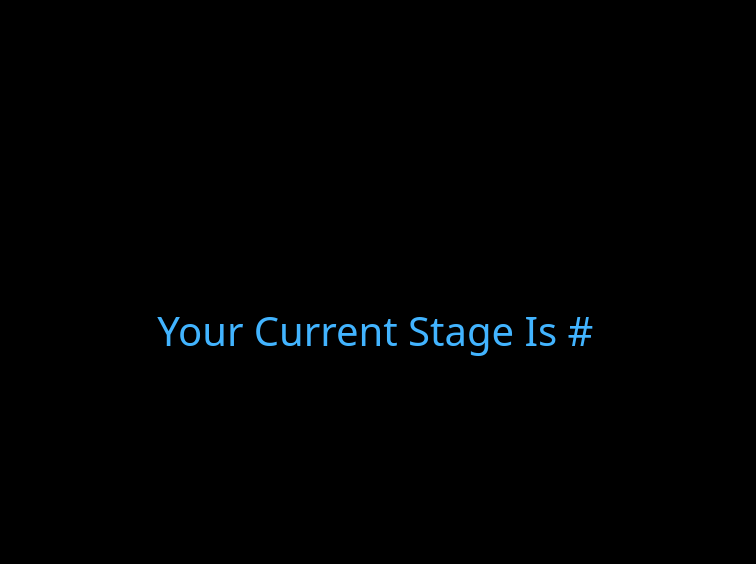
<?xml version="1.0" encoding="UTF-8"?>
<ui version="4.0">
 <class>ScoreWidget</class>
 <widget class="QWidget" name="ScoreWidget">
  <property name="geometry">
   <rect>
    <x>0</x>
    <y>0</y>
    <width>756</width>
    <height>564</height>
   </rect>
  </property>
  <property name="windowTitle">
   <string>Form</string>
  </property>
  <property name="styleSheet">
   <string notr="true">QWidget[objectName|=&quot;invisibleButton&quot;]{border: none; }
QWidget{font-family: Tamworth Gothic}</string>
  </property>
  <widget class="QLabel" name="blackBackgroundLabel">
   <property name="geometry">
    <rect>
     <x>0</x>
     <y>0</y>
     <width>756</width>
     <height>564</height>
    </rect>
   </property>
   <property name="styleSheet">
    <string notr="true">background: black;</string>
   </property>
   <property name="text">
    <string/>
   </property>
  </widget>
  <widget class="QLabel" name="titleLabel">
   <property name="geometry">
    <rect>
     <x>0</x>
     <y>40</y>
     <width>751</width>
     <height>131</height>
    </rect>
   </property>
   <property name="palette">
    <palette>
     <active/>
     <inactive/>
     <disabled/>
    </palette>
   </property>
   <property name="font">
    <font>
     <family>Tamworth Gothic</family>
     <pointsize>30</pointsize>
    </font>
   </property>
   <property name="text">
    <string>Your Current Stage Is #</string>
   </property>
   <property name="alignment">
    <set>Qt::AlignCenter</set>
   </property>
   <property name="wordWrap">
    <bool>true</bool>
   </property>
  </widget>
  <widget class="QLabel" name="messageLabel">
   <property name="geometry">
    <rect>
     <x>0</x>
     <y>140</y>
     <width>751</width>
     <height>381</height>
    </rect>
   </property>
   <property name="palette">
    <palette>
     <active>
      <colorrole role="WindowText">
       <brush brushstyle="SolidPattern">
        <color alpha="255">
         <red>66</red>
         <green>180</green>
         <blue>255</blue>
        </color>
       </brush>
      </colorrole>
      <colorrole role="Text">
       <brush brushstyle="SolidPattern">
        <color alpha="255">
         <red>66</red>
         <green>180</green>
         <blue>255</blue>
        </color>
       </brush>
      </colorrole>
      <colorrole role="ButtonText">
       <brush brushstyle="SolidPattern">
        <color alpha="255">
         <red>66</red>
         <green>180</green>
         <blue>255</blue>
        </color>
       </brush>
      </colorrole>
     </active>
     <inactive>
      <colorrole role="WindowText">
       <brush brushstyle="SolidPattern">
        <color alpha="255">
         <red>66</red>
         <green>180</green>
         <blue>255</blue>
        </color>
       </brush>
      </colorrole>
      <colorrole role="Text">
       <brush brushstyle="SolidPattern">
        <color alpha="255">
         <red>66</red>
         <green>180</green>
         <blue>255</blue>
        </color>
       </brush>
      </colorrole>
      <colorrole role="ButtonText">
       <brush brushstyle="SolidPattern">
        <color alpha="255">
         <red>66</red>
         <green>180</green>
         <blue>255</blue>
        </color>
       </brush>
      </colorrole>
     </inactive>
     <disabled>
      <colorrole role="WindowText">
       <brush brushstyle="SolidPattern">
        <color alpha="255">
         <red>120</red>
         <green>120</green>
         <blue>120</blue>
        </color>
       </brush>
      </colorrole>
      <colorrole role="Text">
       <brush brushstyle="SolidPattern">
        <color alpha="255">
         <red>120</red>
         <green>120</green>
         <blue>120</blue>
        </color>
       </brush>
      </colorrole>
      <colorrole role="ButtonText">
       <brush brushstyle="SolidPattern">
        <color alpha="255">
         <red>120</red>
         <green>120</green>
         <blue>120</blue>
        </color>
       </brush>
      </colorrole>
     </disabled>
    </palette>
   </property>
   <property name="font">
    <font>
     <family>Tamworth Gothic</family>
     <pointsize>30</pointsize>
    </font>
   </property>
   <property name="text">
    <string>Your Current Stage Is #</string>
   </property>
   <property name="alignment">
    <set>Qt::AlignCenter</set>
   </property>
   <property name="wordWrap">
    <bool>true</bool>
   </property>
  </widget>
 </widget>
 <resources/>
 <connections/>
</ui>
